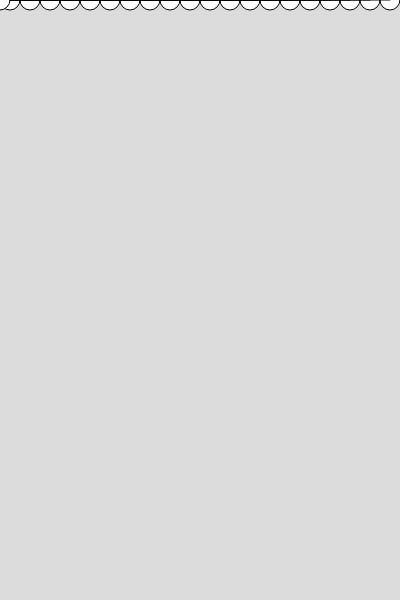
Frame 1 (no input)
Frame 60 (no input): identical to frame 1, image omitted
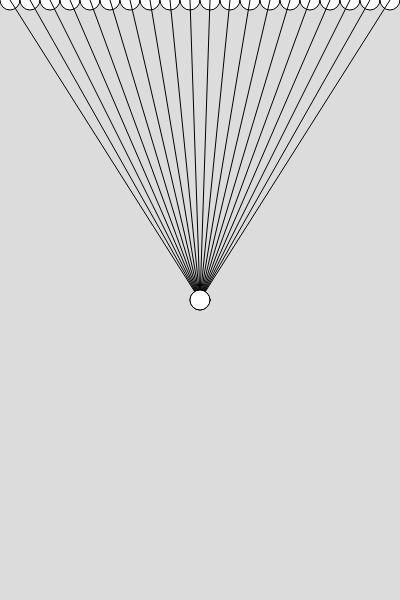
Frame 120 (the mouse pressed at the canvas centre since frame 60)

The p5.js sketch that drew these frames (run headless with seeded random() and noise() and a simulated clock; from frame 60 on, the mouse is pressed at the canvas centre):

// p5.js sketch
// ── sketch.js
// Drawing with loops 1
// Carter Stevenson
// February 27th 2024
// Using loops and arrays to creete some visualizations
// Extra for Experts:
// - describe what you did to take this project "above and beyond"

let xPos, yPos;  //decleration only... 

function setup() {
  createCanvas(400, 600);
  xPos = []; yPos = [];
  initWithLoops();
  // xPos = [width*0.05, width*0.05, width*0.95, width*0.95];
  // yPos = [height*0.05, height*0.95, height*0.5, height*0.95];
}

function initWithLoops(){
  //lay down some intial circles, but using loops to do so
  for(let x = 10; x < width; x += 20){
    xPos.push(x); 
    yPos.push(0); 
  }
}

function draw() {
  background(220);
  cornersAndMouseLoop();
}

function mousePressed(){
  // this calls automatically on a mousePress
  xPos.push(mouseX)
  yPos.push(mouseY)
}

function cornersAndMouseLoop(){
  // a hopefully slighlty more elegant version.. 
  let i = 0;
  while(i < xPos.length){
    let x = xPos[i];
    let y = yPos[i];
    circle(x,y, 20, 20);
    i++;
    line(mouseX, mouseY, x, y);
  }
  circle(mouseX, mouseY, 20);
}

function cornersAndMouse(){
  //draw some circles near each of the four corners and connect some lines from there to the
  // mouse position 
  fill (255);
  circle(width*0.05, height*0.05, 20);
  circle(width*0.05, height*0.95, 20);
  circle(width*0.95, height*0.05, 20);
  circle(width*0.95, height*0.95, 20);
  //lines
  line(width*0.05, height*0.05, mouseX, mouseY);
  line(width*0.05, height*0.95, mouseX, mouseY);
  line(width*0.95, width*0.05, mouseX, mouseY);
  line(width*0.95, height*0.95, mouseX, mouseY);

}
